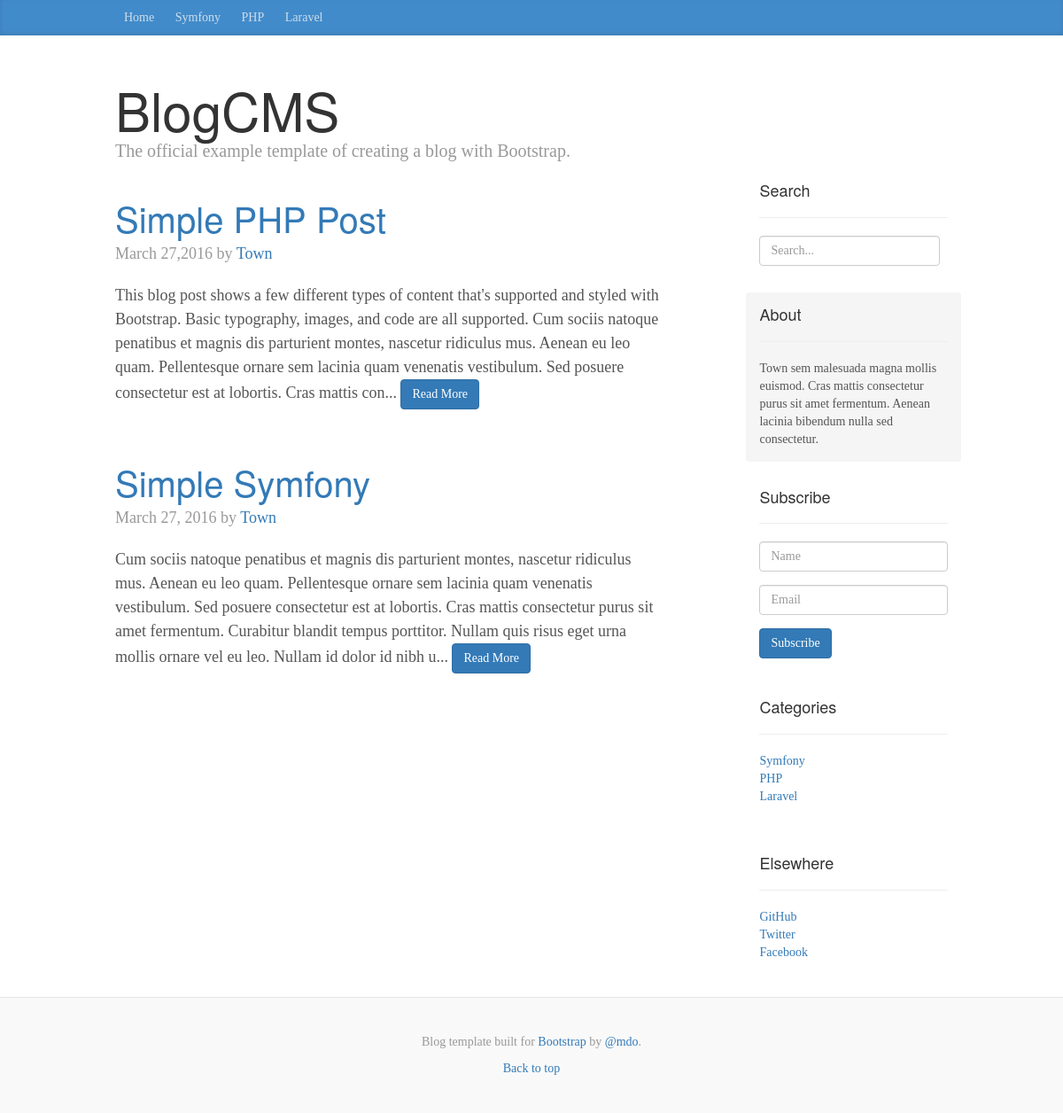
The page / on the database its author committed.
### tables this page shows
CREATE TABLE `categories` (
  `id` int(11) NOT NULL AUTO_INCREMENT,
  `text` varchar(100) NOT NULL,
  PRIMARY KEY (`id`)
);

CREATE TABLE `posts` (
  `id` int(11) NOT NULL AUTO_INCREMENT,
  `title` varchar(200) NOT NULL,
  `category` int(11) NOT NULL,
  `date` varchar(100) NOT NULL,
  `body` longtext NOT NULL,
  `author` varchar(100) NOT NULL,
  `keywords` varchar(200) NOT NULL,
  PRIMARY KEY (`id`)
);

### includes/config.php (called while the page is built, shortened)
<?php
  $about_text = "Town sem malesuada magna mollis euismod. Cras mattis consectetur purus sit amet fermentum. Aenean lacinia bibendum nulla sed consectetur.";
 ?>

### index.php (the view, shortened to what this page needs)
<?php
include("includes/config.php");
include("includes/db.php");
include("includes/header.php");
if(isset($_GET['category'])) {
  $category = mysqli_real_escape_string($db, $_GET['category']);
  $query = "SELECT * FROM posts WHERE category='$category'";
}else {
  $query = "SELECT * FROM posts";
}
$posts = $db->query($query);
?>
      <div class="row">
        <div class="col-sm-8 blog-main">
          <div class="blog-header">
            <h1 class="blog-title">BlogCMS</h1>
            <p class="lead blog-description">The official example template of creating a blog with Bootstrap.</p>
          </div>
          <?php if($posts->num_rows > 0) {
            while($row = $posts->fetch_assoc()) {
            ?>
          <div class="blog-post">
            <h2 class="blog-post-title"><a href="single.php?post=<?php echo $row['id']; ?>"><?php echo $row['title']; ?></a></h2>
            <p class="blog-post-meta"><?php echo $row['date']; ?> by <a href="#"><?php echo $row['author']; ?></a></p>
            <?php $body =  $row['body'];
                  echo substr(strip_tags($body), 0, 400) . "...";
            ?>
            <a href="single.php?post=<?php echo $row['id']; ?>" class="btn btn-primary">Read More</a>
          </div>
          <?php } } else {
            echo "<p>No Matching Posts!!</p>";
          }
          ?>
        </div>
        <?php include("includes/sidebar.php"); ?>
        <?php include("includes/footer.php"); ?>

### includes/header.php (shortened to what this page needs)
<?php
  $query = "SELECT * FROM categories";
  $categories = $db->query($query);
 ?>
<!DOCTYPE html>
<html lang="en">
  <head>
    <link href="./css/bootstrap.min.css" rel="stylesheet">
    <link href="./css/ie10-viewport-bug-workaround.css" rel="stylesheet">
    <link rel="stylesheet" href="css/blueimp-gallery.css">
    <link rel="stylesheet" href="css/blueimp-gallery-indicator.css">
    <link rel="stylesheet" href="css/blueimp-gallery-video.css">
    <link href="css/blog.css" rel="stylesheet">
  </head>
  <body>
    <div class="blog-masthead">
      <div class="container">
        <nav class="blog-nav">
          <?php if(isset($_GET['category']) || strpos($_SERVER['REQUEST_URI'], "index.php") === false) { ?>
            <a class="blog-nav-item" href="index.php">Home</a>
          <?php }else { ?>
          <a class="blog-nav-item active" href="#">Home</a>
          <?php } ?>
          <?php if($categories->num_rows > 0) {
            while($row = $categories->fetch_assoc()){
              if(isset($_GET['category']) && $row['id'] == $_GET['category'] ) {
            ?>
            <a class="blog-nav-item active" href="index.php?category=<?php echo $row['id']; ?>"><?php echo $row['text']; ?></a>
            <?php }else { ?>
              <a class="blog-nav-item" href="index.php?category=<?php echo $row['id']; ?>"><?php echo $row['text']; ?></a>
          <?php } } } ?>
        </nav>
      </div>
    </div>
    <div class="container">

### includes/sidebar.php (shortened to what this page needs)
<div class="col-sm-3 col-sm-offset-1 blog-sidebar" style="margin-top:150px;">
  <div class="sidebar-module">
    <h4>Search</h4>
    <hr>
      <form method="get" action="results.php" class="form-inline">
      <div class="form-group">
        <input type="text" name="search" class="form-control" id="exampleInputName2" placeholder="Search...">
      </div>
    </form>
  </div>
  <div class="sidebar-module sidebar-module-inset">
    <h4>About</h4>
    <hr>
    <p><?php echo $about_text; ?></p>
  </div>
  <div class="sidebar-module">
    <h4>Subscribe</h4>
    <hr>
    <form method="post">
      <div class="form-group">
        <input type="text" name="name" class="form-control" id="exampleInputEmail1" placeholder="Name">
      </div>
      <div class="form-group">
        <input type="email" name="email" class="form-control" id="exampleInputEmail1" placeholder="Email">
      </div>
      <button type="submit" name="subscribe" class="btn btn-primary">Subscribe</button>
    </form>
  </div>
  <div class="sidebar-module">
    <h4>Categories</h4>
    <hr>
    <?php $q = "SELECT * FROM categories";
          $categories = $db->query($q);
     ?>
    <ul class="list-unstyled">
      <?php while($c = $categories->fetch_assoc()){ ?>
      <li><a href="index.php?category=<?php echo $c['id']; ?>"><?php echo $c['text']; ?></a></li>
      <?php } ?>
    </ul>
  </div>
  <div class="sidebar-module">
    <h4>Elsewhere</h4>
    <hr>
    <ol class="list-unstyled">
      <li><a href="#">GitHub</a></li>
      <li><a href="#">Twitter</a></li>
      <li><a href="#">Facebook</a></li>
    </ol>
  </div>
</div>

### css/blog.css (style rules this page uses)
body { font-family: Georgia, "Times New Roman", Times, serif; color: #555; }
h1, .h1, h2, .h2, h3, .h3, h4, .h4, h5, .h5, h6, .h6 { margin-top: 0; font-family: "Helvetica Neue", Helvetica, Arial, sans-serif; font-weight: normal; color: #333; }
@media (min-width: 1200px) { .container { width: 970px; } }
.blog-masthead { background-color: #428bca; -webkit-box-shadow: inset 0 -2px 5px rgba(0,0,0,.1); box-shadow: inset 0 -2px 5px rgba(0,0,0,.1); }
.blog-nav-item { position: relative; display: inline-block; padding: 10px; font-weight: 500; color: #cdddeb; }
.blog-header { padding-top: 20px; padding-bottom: 20px; }
.blog-title { margin-top: 30px; margin-bottom: 0; font-size: 60px; font-weight: normal; }
.blog-description { font-size: 20px; color: #999; }
.blog-main { font-size: 18px; line-height: 1.5; }
.sidebar-module { padding: 15px; margin: 0 -15px 15px; }
.sidebar-module-inset { padding: 15px; background-color: #f5f5f5; border-radius: 4px; }
.sidebar-module-inset p:last-child, .sidebar-module-inset ul:last-child, .sidebar-module-inset ol:last-child { margin-bottom: 0; }
.blog-post { margin-bottom: 60px; }
.blog-post-title { margin-bottom: 5px; font-size: 40px; }
.blog-post-meta { margin-bottom: 20px; color: #999; }

### rows shown on the page
categories: text "Symfony"
categories: text "PHP"
categories: text "Laravel"
posts: title "Simple PHP Post", date "March 27,2016", author "Town", body "This blog post shows a few different types of content that's supported and styled with Bootstrap. Basic typography, images, and code are all supported. Cum sociis natoque penatibus et magnis dis parturient montes, nascetur ridiculus mus. Aenean eu leo quam. Pellentesque ornare sem lacinia quam venenatis vestibulum. Sed posuere consectetur est at lobortis. Cras mattis con"
posts: title "Simple Symfony", date "March 27, 2016", author "Town", body "Cum sociis natoque penatibus et magnis dis parturient montes, nascetur ridiculus mus. Aenean eu leo quam. Pellentesque ornare sem lacinia quam venenatis vestibulum. Sed posuere consectetur est at lobortis. Cras mattis consectetur purus sit amet fermentum. Curabitur blandit tempus porttitor. Nullam quis risus eget urna mollis ornare vel eu leo. Nullam id dolor id nibh u"

### other values the page prints
$about_text "Town sem malesuada magna mollis euismod. Cras mattis consectetur purus sit amet fermentum. Aenean lacinia bibendum nulla sed consectetur."
